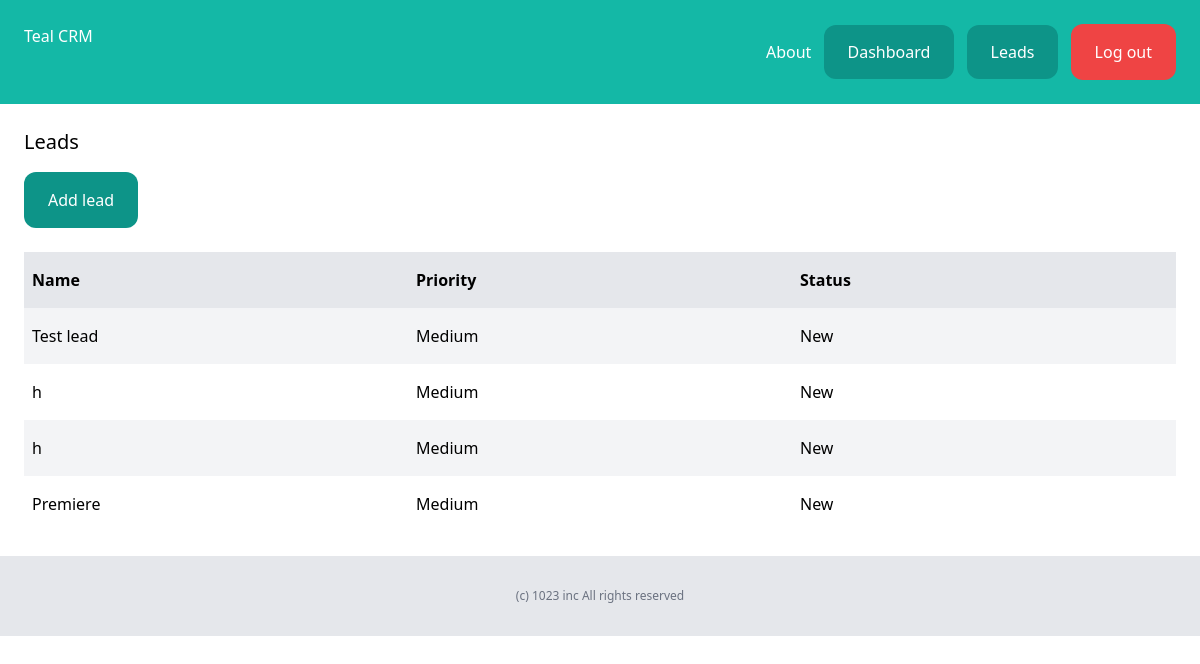
Before: /dashboard/leads/ (signed in) with the older database file.
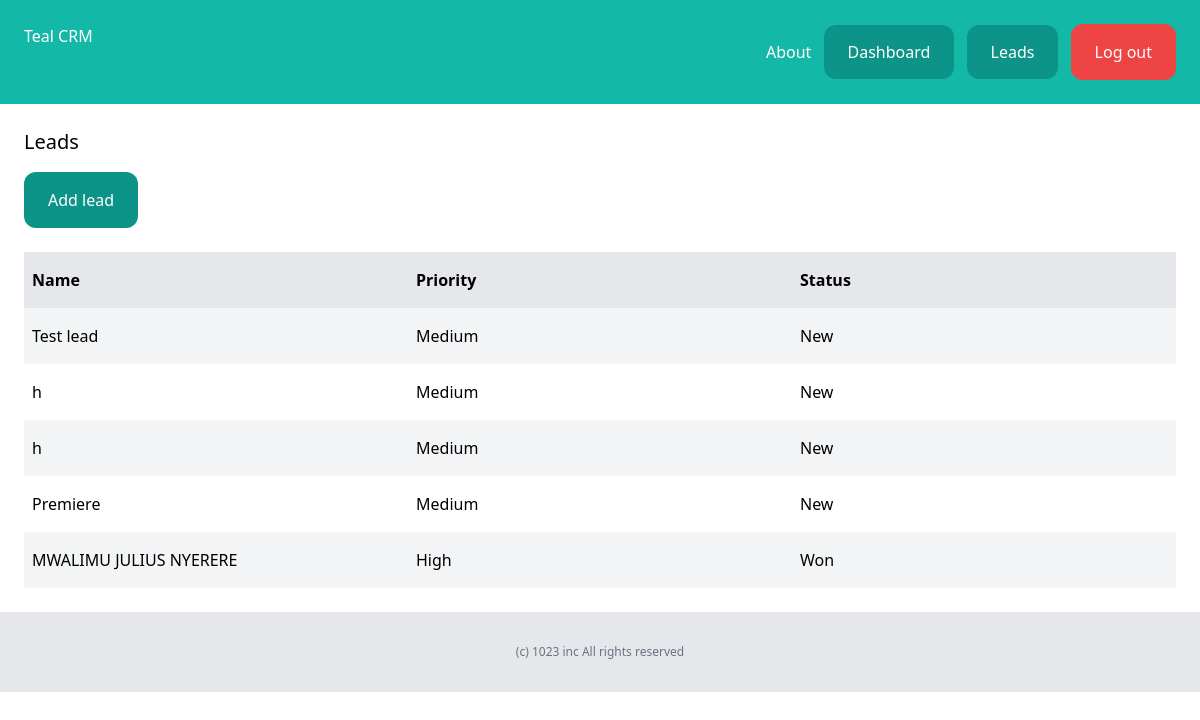
After: the same page with the newer database file.
### lead/models.py (models this page shows, shortened)
class Lead(models.Model):
    LOW = 'low'
    MEDIUM = 'medium'
    HIGH = 'high'
    CHOICES_PRIORITY = (
        (LOW, 'Low'),
        (MEDIUM, 'Medium'),
        (HIGH, 'High'),
    )
    NEW = 'new'
    CONTACTED = 'contacted'
    WON = 'won'
    LOST = 'lost'
    CHOICES_STATUS = (
        (NEW, 'New'),
        (CONTACTED, 'Contacted'),
        (WON, 'Won'),
        (LOST, 'Lost'),
    )
    name = models.CharField(max_length=255)
    email = models.EmailField()
    description = models.TextField(blank=True, null=True)
    priority = models.CharField(max_length=10, choices=CHOICES_PRIORITY, default=MEDIUM)
    status = models.CharField(max_length=10, choices=CHOICES_STATUS, default=NEW)
    converted_to_client = models.BooleanField(default=False)
    created_by = models.ForeignKey(User, related_name='leads', on_delete=models.CASCADE)
    created_at = models.DateTimeField(auto_now_add=True)
    modified_at = models.DateTimeField(auto_now=True)

### lead/views.py (the view)
# urls.py: path('', views.leads_list, name='leads_list'),
@login_required
def leads_list(request):
    leads = Lead.objects.filter(created_by=request.user, converted_to_client=False)
    return render(request, 'lead/leads_list.html', {'leads':leads})

### lead/templates/lead/leads_list.html (shortened to what this page needs)
{% extends 'core/base.html' %}
{% block content %}
    <div class="py-6 px-6">
        <h1 class="mb-4 text-xl">Leads</h1>
        <a
            href="{% url 'lead:add_lead' %}"
            class="inline-block py-4 px-6 bg-teal-600 text-white rounded-xl hover:bg-orange-400 transition duration-500 ease-in-out"
            >Add lead</a
        >
        {% if leads %}
            <div class="mt-6 flex justify-between">
                <p class="py-4 px-2 bg-gray-200 font-semibold w-full">Name</p>
                <p class="py-4 px-2 bg-gray-200 font-semibold w-full">Priority</p>
                <p class="py-4 px-2 bg-gray-200 font-semibold w-full">Status</p>
            </div>
            {% for lead in leads %}
                <div class="flex justify-between">
                    <p class="py-4 px-2 w-full {% cycle 'bg-gray-100' '' %}">
                        <a href="{% url 'lead:leads_detail' lead.id %}">{{ lead.name }}</a>
                    </p>
                    <p class="py-4 px-2 w-full {% cycle 'bg-gray-100' '' %}">{{ lead.get_priority_display }}</p>
                    <p class="py-4 px-2 w-full {% cycle 'bg-gray-100' '' %}">{{ lead.get_status_display }}</p>
                </div>
            {% endfor %}
        {% else %}
            <p class="mt-6 text-teal-400">There are no leads in the database yet..</p>
        {% endif %}
    </div>
{% endblock %}

Changed rows visible on the page:
added Lead: name "MWALIMU JULIUS NYERERE", priority "High", status "Won"
